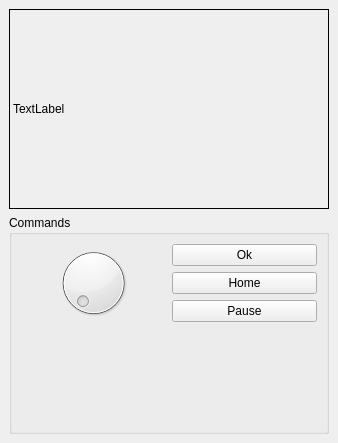
<?xml version="1.0" encoding="UTF-8"?>
<ui version="4.0">
 <class>ostDisplay</class>
 <widget class="QDockWidget" name="ostDisplay">
  <property name="geometry">
   <rect>
    <x>0</x>
    <y>0</y>
    <width>338</width>
    <height>443</height>
   </rect>
  </property>
  <property name="windowTitle">
   <string>Story Teller Emulator</string>
  </property>
  <widget class="QWidget" name="dockWidgetContents">
   <layout class="QGridLayout" name="gridLayout">
    <item row="0" column="0">
     <widget class="QLabel" name="display">
      <property name="sizePolicy">
       <sizepolicy hsizetype="Fixed" vsizetype="Fixed">
        <horstretch>0</horstretch>
        <verstretch>0</verstretch>
       </sizepolicy>
      </property>
      <property name="minimumSize">
       <size>
        <width>320</width>
        <height>200</height>
       </size>
      </property>
      <property name="frameShape">
       <enum>QFrame::Box</enum>
      </property>
      <property name="text">
       <string>TextLabel</string>
      </property>
     </widget>
    </item>
    <item row="1" column="0">
     <widget class="QGroupBox" name="groupBox">
      <property name="title">
       <string>Commands</string>
      </property>
      <layout class="QVBoxLayout" name="verticalLayout_3">
       <item>
        <layout class="QHBoxLayout" name="horizontalLayout">
         <item>
          <widget class="QDial" name="rotary"/>
         </item>
         <item>
          <layout class="QVBoxLayout" name="verticalLayout">
           <item>
            <widget class="QPushButton" name="okButton">
             <property name="text">
              <string>Ok</string>
             </property>
            </widget>
           </item>
           <item>
            <widget class="QPushButton" name="homeButton">
             <property name="text">
              <string>Home</string>
             </property>
            </widget>
           </item>
           <item>
            <widget class="QPushButton" name="pauseButton">
             <property name="text">
              <string>Pause</string>
             </property>
            </widget>
           </item>
          </layout>
         </item>
        </layout>
       </item>
       <item>
        <spacer name="verticalSpacer">
         <property name="orientation">
          <enum>Qt::Vertical</enum>
         </property>
         <property name="sizeHint" stdset="0">
          <size>
           <width>20</width>
           <height>129</height>
          </size>
         </property>
        </spacer>
       </item>
      </layout>
     </widget>
    </item>
   </layout>
  </widget>
 </widget>
 <resources/>
 <connections/>
</ui>
